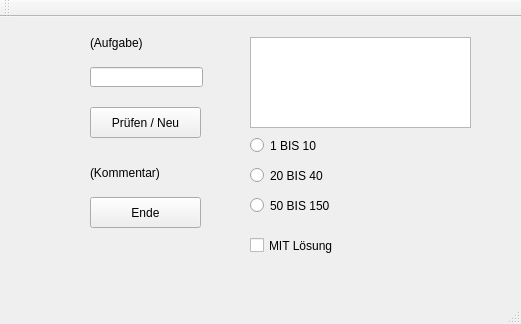
<?xml version="1.0" encoding="UTF-8"?>
<ui version="4.0">
 <class>MainWindow</class>
 <widget class="QMainWindow" name="MainWindow">
  <property name="geometry">
   <rect>
    <x>0</x>
    <y>0</y>
    <width>521</width>
    <height>324</height>
   </rect>
  </property>
  <property name="windowTitle">
   <string>MainWindow</string>
  </property>
  <widget class="QWidget" name="centralWidget">
   <widget class="QLabel" name="LblAufgabe">
    <property name="geometry">
     <rect>
      <x>90</x>
      <y>10</y>
      <width>61</width>
      <height>31</height>
     </rect>
    </property>
    <property name="text">
     <string>(Aufgabe)</string>
    </property>
   </widget>
   <widget class="QLineEdit" name="EdtEingabe">
    <property name="geometry">
     <rect>
      <x>90</x>
      <y>50</y>
      <width>113</width>
      <height>20</height>
     </rect>
    </property>
   </widget>
   <widget class="QPushButton" name="CmdPruefenNeu">
    <property name="geometry">
     <rect>
      <x>90</x>
      <y>90</y>
      <width>111</width>
      <height>31</height>
     </rect>
    </property>
    <property name="text">
     <string>Prüfen / Neu</string>
    </property>
   </widget>
   <widget class="QLabel" name="LblKommentar">
    <property name="geometry">
     <rect>
      <x>90</x>
      <y>140</y>
      <width>201</width>
      <height>31</height>
     </rect>
    </property>
    <property name="text">
     <string>(Kommentar)</string>
    </property>
   </widget>
   <widget class="QPushButton" name="CmdEnde">
    <property name="geometry">
     <rect>
      <x>90</x>
      <y>180</y>
      <width>111</width>
      <height>31</height>
     </rect>
    </property>
    <property name="text">
     <string>Ende</string>
    </property>
   </widget>
   <widget class="QListWidget" name="LstOperation">
    <property name="geometry">
     <rect>
      <x>250</x>
      <y>20</y>
      <width>221</width>
      <height>91</height>
     </rect>
    </property>
   </widget>
   <widget class="QRadioButton" name="Opt1bis10">
    <property name="geometry">
     <rect>
      <x>250</x>
      <y>120</y>
      <width>82</width>
      <height>17</height>
     </rect>
    </property>
    <property name="text">
     <string>1 BIS 10</string>
    </property>
   </widget>
   <widget class="QRadioButton" name="Opt20bis40">
    <property name="geometry">
     <rect>
      <x>250</x>
      <y>150</y>
      <width>82</width>
      <height>17</height>
     </rect>
    </property>
    <property name="text">
     <string>20 BIS 40</string>
    </property>
   </widget>
   <widget class="QRadioButton" name="Opt50bis150">
    <property name="geometry">
     <rect>
      <x>250</x>
      <y>180</y>
      <width>82</width>
      <height>17</height>
     </rect>
    </property>
    <property name="text">
     <string>50 BIS 150</string>
    </property>
   </widget>
   <widget class="QCheckBox" name="ChkLoesung">
    <property name="geometry">
     <rect>
      <x>250</x>
      <y>220</y>
      <width>101</width>
      <height>17</height>
     </rect>
    </property>
    <property name="text">
     <string>MIT Lösung</string>
    </property>
   </widget>
  </widget>
  <widget class="QMenuBar" name="menuBar">
   <property name="geometry">
    <rect>
     <x>0</x>
     <y>0</y>
     <width>521</width>
     <height>21</height>
    </rect>
   </property>
  </widget>
  <widget class="QToolBar" name="mainToolBar">
   <attribute name="toolBarArea">
    <enum>TopToolBarArea</enum>
   </attribute>
   <attribute name="toolBarBreak">
    <bool>false</bool>
   </attribute>
  </widget>
  <widget class="QStatusBar" name="statusBar"/>
 </widget>
 <layoutdefault spacing="6" margin="11"/>
 <resources/>
 <connections/>
</ui>
